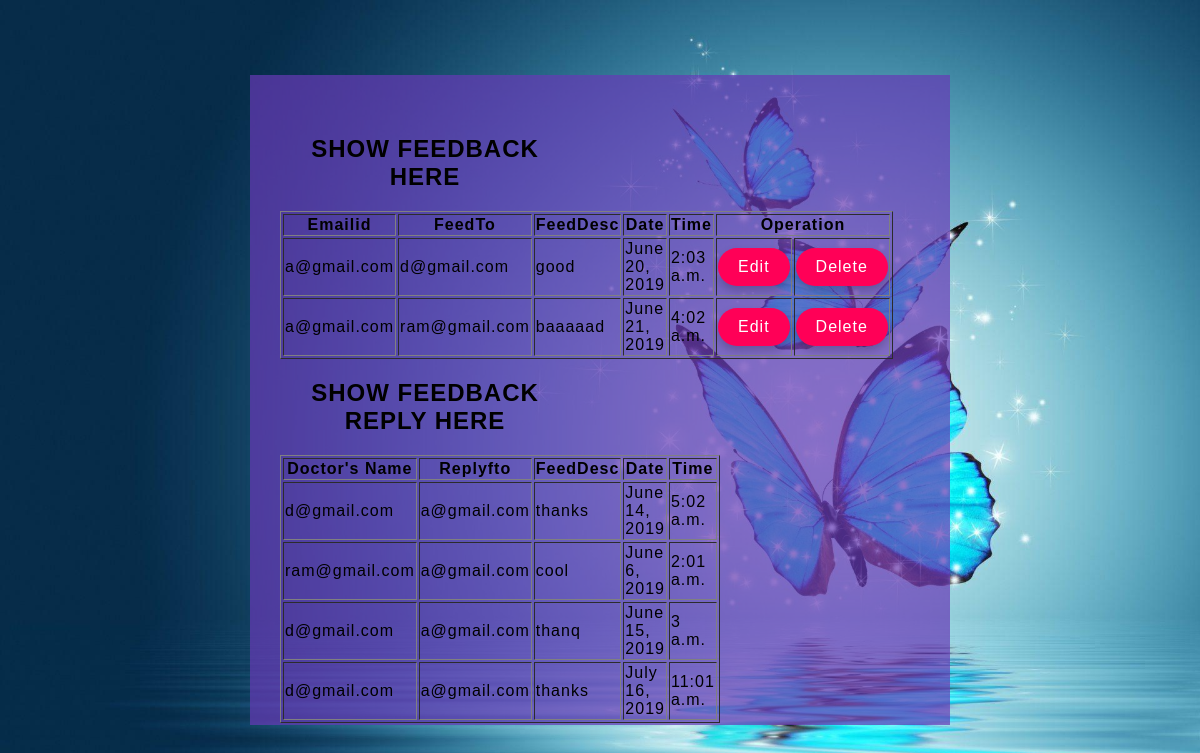
The page /myapp/viewfeed (signed in) on the database its author committed.
### myapp/models.py (models this page shows, shortened)
class Feed(models.Model):
    emailid = models.CharField(max_length=200)
    fbto = models.CharField(max_length=200)
    fbdesc = models.CharField(max_length=200)
    date = models.DateField('date published')
    time = models.TimeField('time published')

class Replyfeed(models.Model):
    emailid= models.CharField(max_length=200)
    replyfto = models.CharField(max_length=200)
    replyfdesc = models.CharField(max_length=200)
    date = models.DateField('date published')
    time = models.TimeField('time published')

### myapp/views.py (the view)
# urls.py: path('viewfeed', views.viewfeed, name='viewfeed'),
def viewfeed(request):
  udata=request.session['uid']
  rdata=request.session['uid']
  res = Feed.objects.filter(emailid=udata)
  reps = Replyfeed.objects.filter(replyfto=rdata)
  return render(request,"myapp/viewfeed.html",{'feeddata':res,'replyfdata':reps})

### myapp/templates/myapp/viewfeed.html (shortened to what this page needs)
<!DOCTYPE html>
<html>
<head>
	{% load static %}
     <link rel="stylesheet" type="text/css" href="{% static 'myapp/style10.css' %}" />
</head>
<body>
   <center><section>
	     <div class="container">
	     <div class="form_content">
		 <h1>SHOW FEEDBACK HERE</h1>
{% if feeddata %}
   <table border="1">
    	<tr><th>Emailid</th><th>FeedTo</th><th>FeedDesc</th><th width="100">Date</th><th>Time</th><th colspan="2">Operation</th></tr>
    {% for q in feeddata %}
        <tr><td>{{ q.emailid }}</td><td>{{ q.fbto }}</td><td>{{ q.fbdesc }}</td><td width="100">{{ q.date }}</td><td>{{ q.time}}</td>
        	<td><a href="editfeed?fbid={{q.id}}">Edit</a></td><td>
            <a href="deletefeed?fbid={{q.id}}">Delete</a></td></tr>
    {% endfor %}
    </table>
{% else %}
    <p>No Feedback are available.</p>
{% endif %}
         <center><h1>SHOW FEEDBACK REPLY HERE</h1></center>
{% if replyfdata %}
    <table border="1">
        <tr><th>Doctor's Name</th><th>Replyfto</th><th>FeedDesc</th><th>Date</th><th>Time</th></tr>
    {% for q in replyfdata %}
        <tr><td>{{ q.emailid }}</td><td>{{q.replyfto}}</td><td>{{ q.replyfdesc }}</td><td>{{q.date}}</td><td>{{q.time}}</td>
    {% endfor %}
    </table>
{% else %}
    <p>No Feedback reply are available.</p>
{% endif %}
         </div>
     </div>
    </section></center>
</body>
</html>

### myapp/static/myapp/style10.css (style rules this page uses)
body { margin: 0; padding: 0; font-family: 'Oxygen',sans-serif; letter-spacing: 1px; background-image: url(pic4.jpg); background-size: cover; width:100%; height: 100vh; }
.container { position: absolute; top: 50%; left: 50%; transform: translate(-50%,-50%); width: 700px; height: 650px; background: rgba(103,58,183,0.7); }
.container .form_content, .container .login_form { position: relative; width: 50%; height: 350px; float: left; box-sizing: border-box; }
.container .form_content { padding: 40px 30px; }
.container .form_content a { display: inline-block; padding: 10px 20px; color: #fff; background: #ff0057; border-radius: 25px; text-decoration: none; box-shadow: 0 5px 10px rgba(0,0,0,.2); }

### rows shown on the page
Feed: emailid "a@gmail.com", fbto "d@gmail.com", fbdesc "good", date "June 20, 2019", time "2:03 a.m."
Feed: emailid "a@gmail.com", fbto "ram@gmail.com", fbdesc "baaaaad", date "June 21, 2019", time "4:02 a.m."
Replyfeed: emailid "d@gmail.com", replyfto "a@gmail.com", replyfdesc "thanks", date "June 14, 2019", time "5:02 a.m."
Replyfeed: emailid "ram@gmail.com", replyfto "a@gmail.com", replyfdesc "cool", date "June 6, 2019", time "2:01 a.m."
Replyfeed: emailid "d@gmail.com", replyfto "a@gmail.com", replyfdesc "thanq", date "June 15, 2019", time "3 a.m."
Replyfeed: emailid "d@gmail.com", replyfto "a@gmail.com", replyfdesc "thanks", date "July 16, 2019", time "11:01 a.m."
